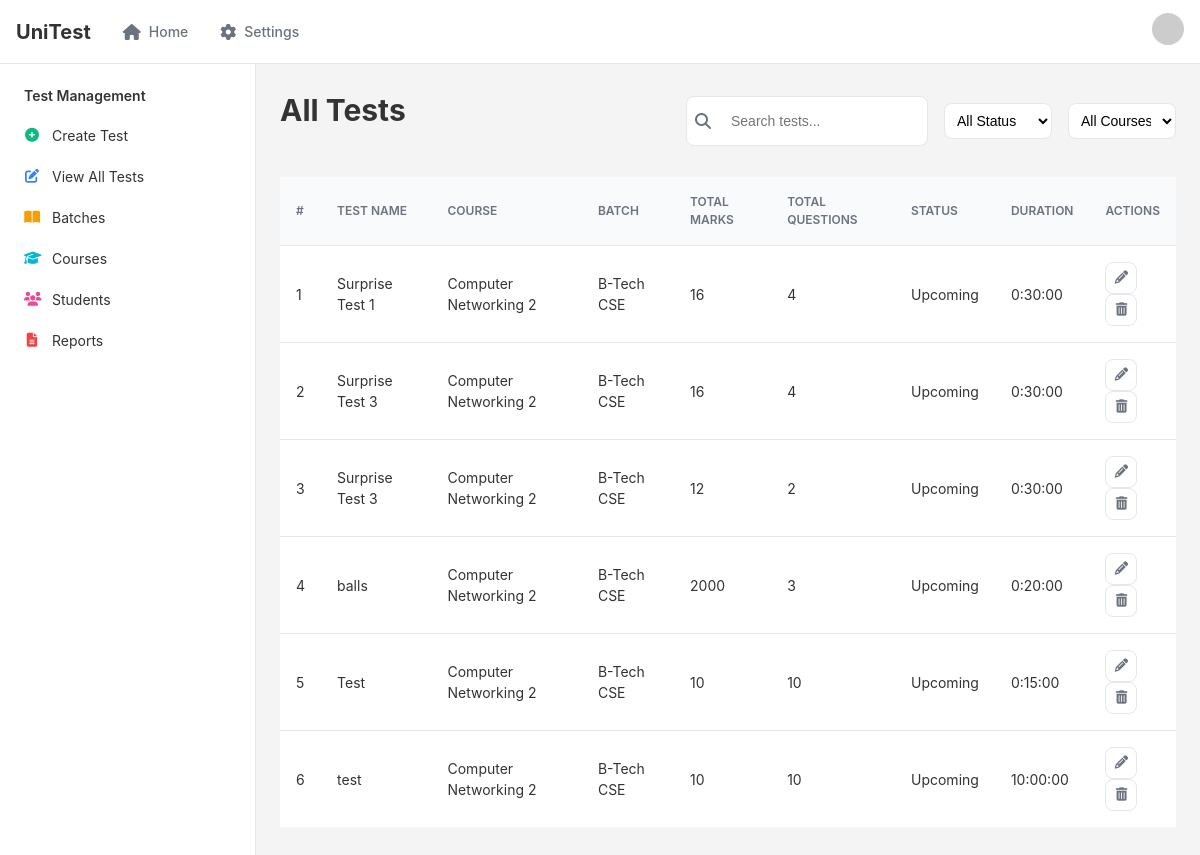
Page /tests/ (signed in) on the earlier database version.
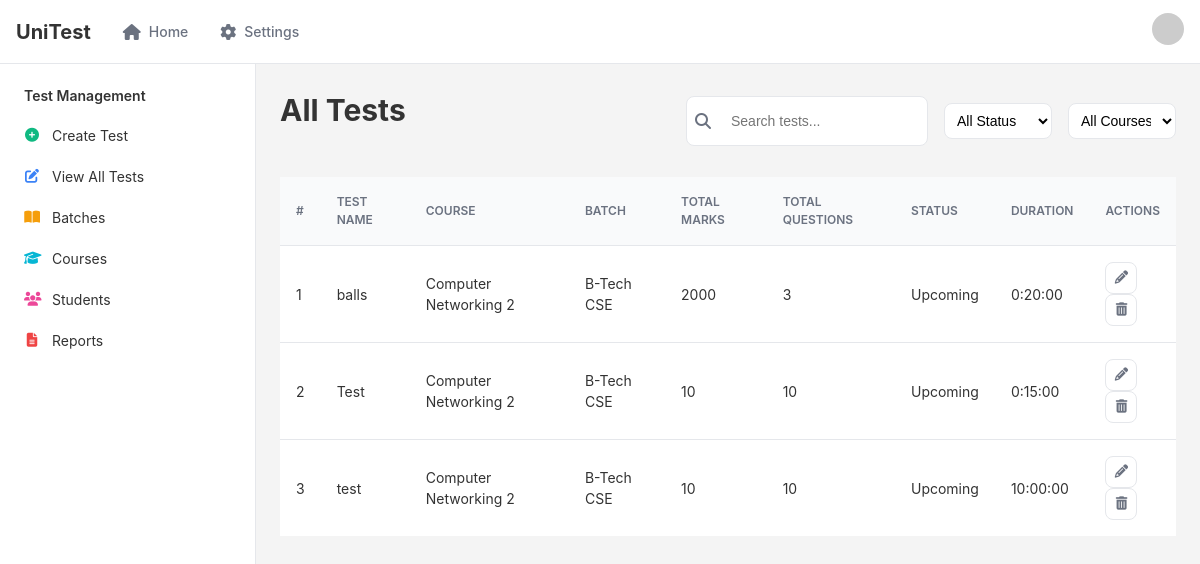
Same page on the later database version.
### base/models.py (models this page shows, shortened)
class Test(models.Model):
    name               = models.CharField(max_length=255)
    course             = models.ForeignKey(Course, on_delete=models.CASCADE, null=True, blank=True, default=None)
    batch              = models.ForeignKey(Batch, on_delete=models.CASCADE)
    total_marks        = models.IntegerField()
    total_questions    = models.IntegerField()
    duration           = models.DurationField(help_text="Test duration (hh:mm:ss)")
    is_results_visible = models.BooleanField(default=False)
    status             = models.BooleanField(default=False, help_text="False = Upcoming, True = Completed")
    user               = models.ForeignKey('auth.User', on_delete=models.CASCADE, null=True, blank=True, default=None)

class Course(models.Model):
    course_name = models.CharField(max_length=255, unique=True)
    course_code = models.CharField(max_length=255, unique=True)

class Batch(models.Model):
    batch_name    = models.CharField(max_length=255)
    batch_section = models.CharField(max_length=3)
    batch_session = models.CharField(max_length=20)
    semester      = models.IntegerField()

### base/views.py (the view)
# urls.py: path('tests/',                         views.list_tests,                    name = 'list_tests'),
@login_required
def list_tests(request):
    tests = Test.objects.all()
    return render(request, 'list_tests.html', {'tests': tests})

### templates/list_tests.html (shortened to what this page needs)
{% extends 'base.html' %} {% block title %}Test List | UniTest{% endblock %} {% block content %}
<main class="main-content">
    <div class="dashboard">
        <div class="test-list-header">
            <h1 class="dashboard-title">All Tests</h1>
            <div class="test-filters">
                <div class="search-box">
                    <i class="fas fa-search"></i>
                    <input type="text" placeholder="Search tests..." id="search-input" />
                </div>
                <select class="filter-select" id="status-filter">
                    <option value="all">All Status</option>
                </select>
                <select class="filter-select" id="course-filter">
                    <option value="all">All Courses</option>
                </select>
            </div>
        </div>
        <table class="test-table">
            <thead>
                <tr>
                    <th>#</th>
                    <th>Test Name</th>
                    <th>Course</th>
                    <th>Batch</th>
                    <th>Total Marks</th>
                    <th>Total Questions</th>
                    <th>Status</th>
                    <th>Duration</th>
                    <th>Actions</th>
                </tr>
            </thead>
            <tbody id="test-table-body">
                {% for test in tests %}
                <tr>
                    <td>{{ forloop.counter }}</td>
                    <td><a href="{% url 'view_test' test.id %}">{{ test.name }}</a></td>
                    <td>{{ test.course.course_name }}</td>
                    <td>{{ test.batch.batch_name }}</td>
                    <td>{{ test.total_marks }}</td>
                    <td>{{ test.total_questions }}</td>
                    <td>{% if test.status %} Completed {% else %} Upcoming {% endif %}</td>
                    <td>{{ test.duration }}</td>
                    <td>
                        <a href="">
                            <div class="test-card-actions">
                                <button class="action-btn edit-btn" title="Edit Test">
                                    <i class="fas fa-pencil-alt"></i>
                                </button>
                        </a>
                        <form action="{% url 'delete_test' test.id %}" method="POST" style="display: inline;">
                            <button class="action-btn delete-btn" title="Delete Test" onclick="return confirm('Are you sure you want to delete this
                            test?');">
                                <i class="fas fa-trash-alt"></i>
                            </button>
                            </div>
                        </form>
                    </td>
                </tr>
                {% endfor %}
{% endblock %}

### templates/base.html (shortened to what this page needs)
{% load static %}
<!DOCTYPE html>
<html lang="en">
<head>
    <link rel="stylesheet" href="{% static 'css/dash.css' %}">
    <link rel="stylesheet" href="{% static 'css/create.css' %}">
    <link rel="stylesheet" href="{% static 'css/batches.css' %}">
    <link rel="stylesheet" href="{% static 'css/course.css' %}">
    <link rel="stylesheet" href="{% static 'css/view_test.css' %}">
    <link rel="stylesheet" href="{% static 'css/update_batch.css' %}">
    <link rel="stylesheet" href="{% static 'css/list_test.css' %}">
    <link rel="stylesheet" href="https://cdnjs.cloudflare.com/ajax/libs/font-awesome/6.4.0/css/all.min.css">
</head>
<body>
    <div class="layout">
        <header class="top-nav">
            <div class="logo">
                <span class="logo-text">UniTest</span>
            </div>
            <nav class="main-nav">
                <a href="{% url 'homePage' %}" class="nav-link active">
                    <i class="fas fa-home"></i>
                    Home
                </a>
                <a href="/settings" class="nav-link">
                    <i class="fas fa-cog"></i>
                    Settings
                </a>
            </nav>
            <div class="user-nav">
                <div class="user-dropdown">
                    <button class="avatar-btn">
                        <img src="https://randomuser.me/api/portraits/men/1.jpg" alt="User avatar" class="avatar" />
                    </button>
                </div>
            </div>
        </header>
        <div class="content-wrapper">
            <aside class="side-nav">
                <div class="side-nav-content">
                    <div class="side-nav-group">
                        <h2 class="side-nav-title">Test Management</h2>
                        <div class="side-nav-menu">
                            <a href= "{% url 'create_test' %}" class="side-nav-link">
                                <i class="fas fa-plus-circle text-green"></i>
                                <span>Create Test</span>
                            </a>
                            <a href="{% url 'list_tests' %}" class="side-nav-link">
                                <i class="fas fa-edit text-blue"></i>
                                <span>View All Tests</span>
                            </a>
                            <a href="{% url 'batches' %}" class="side-nav-link">
                                <i class="fas fa-book-open text-yellow"></i>
                                <span>Batches</span>
                            </a>
                            <a href="/courses" class="side-nav-link">
                                <i class="fas fa-graduation-cap text-cyan"></i>
                                <span>Courses</span>
                            </a>
                            <a href="/students" class="side-nav-link">
                                <i class="fas fa-users text-pink"></i>
                                <span>Students</span>
                            </a>
                            <a href="/reports" class="side-nav-link">
                                <i class="fas fa-file-alt text-red"></i>
                                <span>Reports</span>
                            </a>
                        </div>
                    </div>
                </div>
            </aside>
    {% block content %}
    {% endblock %}
</body>
</html>

### static/css/dash.css (style rules this page uses)
:root { --primary: #0070f3; --primary-hover: #0060df; --background: #ffffff; --foreground: #000000; --muted: #6b7280; --muted-foreground: #6b7280; --border: #e5e7eb; --input: #e5e7eb; --ring: #e5e7eb; --radius: 0.5rem; --green: #10b981; --blue: #3b82f6; --orange: #f59e0b; --purple: #8b5cf6; --yellow: #f59e0b; --pink: #ec4899; --cyan: #06b6d4; --red: #ef4444; }
* { box-sizing: border-box; margin: 0; padding: 0; }
body { font-family: -apple-system, BlinkMacSystemFont, 'Segoe UI', Roboto, 'Helvetica Neue', Arial, sans-serif; background-color: #f9fafb; color: var(--foreground); line-height: 1.5; height: 100vh; }
a { text-decoration: none; color: inherit; }
.layout { display: flex; flex-direction: column; min-height: 100vh; }
.content-wrapper { display: flex; flex: 1; }
.top-nav { display: flex; align-items: center; height: 4rem; padding: 0 1rem; background-color: white; border-bottom: 1px solid var(--border); position: sticky; top: 0; z-index: 10; }
.logo { display: flex; align-items: center; gap: 0.5rem; }
.logo-text { font-size: 1.25rem; font-weight: 700; }
.main-nav { display: flex; align-items: center; margin-left: 1.5rem; gap: 1rem; }
.nav-link { display: flex; align-items: center; gap: 0.5rem; padding: 0.5rem; font-size: 0.875rem; font-weight: 500; color: var(--muted-foreground); transition: color 0.2s; }
.nav-link i { font-size: 1rem; }
.user-nav { margin-left: auto; display: flex; align-items: center; gap: 1rem; }
.avatar-btn { width: 2rem; height: 2rem; border-radius: 9999px; overflow: hidden; cursor: pointer; border: none; background: none; padding: 0; }
.avatar { width: 100%; height: 100%; object-fit: cover; }
.user-dropdown { position: relative; }
.side-nav { width: 16rem; border-right: 1px solid var(--border); background-color: white; overflow-y: auto; }
.side-nav-content { padding: 1rem 0; }
.side-nav-group { padding: 0.5rem 1rem; }
.side-nav-title { font-size: 0.875rem; font-weight: 600; margin-bottom: 0.75rem; padding: 0 0.5rem; }
.side-nav-menu { display: flex; flex-direction: column; gap: 0.25rem; }
.side-nav-link { display: flex; align-items: center; gap: 0.75rem; padding: 0.5rem; border-radius: var(--radius); font-size: 0.875rem; transition: background-color 0.2s; }
.side-nav-link i { width: 1rem; text-align: center; }
.text-green { color: var(--green); }
.text-blue { color: var(--blue); }
.text-yellow { color: var(--yellow); }
.text-pink { color: var(--pink); }
.text-cyan { color: var(--cyan); }
.text-red { color: var(--red); }
.main-content { flex: 1; overflow-y: auto; }
.dashboard { padding: 1.5rem; max-width: 1200px; margin: 0 auto; }
.dashboard-title { font-size: 1.875rem; font-weight: 700; }

### static/css/create.css (style rules this page uses)
:root { --primary: #0070f3; --primary-hover: #0060df; --background: #ffffff; --foreground: #000000; --muted: #6b7280; --muted-foreground: #6b7280; --border: #e5e7eb; --input: #e5e7eb; --ring: #e5e7eb; --radius: 0.5rem; --error: #ef4444; }
* { box-sizing: border-box; margin: 0; padding: 0; }
body { font-family: -apple-system, BlinkMacSystemFont, 'Segoe UI', Roboto, 'Helvetica Neue', Arial, sans-serif; background-color: #f9fafb; color: var(--foreground); line-height: 1.5; }
h2 { font-size: 1.875rem; font-weight: 700; line-height: 1.2; margin-bottom: 0.5rem; }
input, select, textarea { width: 100%; padding: 0.5rem; border: 1px solid var(--input); border-radius: var(--radius); font-size: 0.875rem; background-color: var(--background); }

### static/css/course.css (style rules this page uses)
:root { --primary-color: #0070f3; --background-color: #f0f0f0; --card-background: #ffffff; --text-color: #333333; --muted-color: #666666; --border-color: #e0e0e0; }
body { font-family: -apple-system, BlinkMacSystemFont, "Segoe UI", Roboto, "Helvetica Neue", Arial, sans-serif; line-height: 1.6; color: var(--text-color); background-color: var(--background-color); margin: 0; padding: 0; }
h1, h2, h3 { margin-top: 0; }
input[type="text"], input[type="number"], textarea { width: 100%; padding: 0.5rem; border: 1px solid var(--border-color); border-radius: 4px; font-size: 1rem; }

### static/css/view_test.css (style rules this page uses)
:root { --primary-color: #0070f3; --background-color: #f0f0f0; --card-background: #ffffff; --text-color: #333333; --muted-color: #666666; --border-color: #e0e0e0; --success-color: #28a745; --warning-color: #ffc107; }
body { font-family: -apple-system, BlinkMacSystemFont, 'Segoe UI', Roboto, 'Helvetica Neue', Arial, sans-serif; line-height: 1.6; color: var(--text-color); background-color: var(--background-color); margin: 0; padding: 0; }
h1, h2, h3 { margin-top: 0; }

Differences in the rows shown:
removed Test: name "Surprise Test 1", course.course_name "Computer Networking 2", batch.batch_name "B-Tech CSE", total_marks "16", total_questions "4", status "Upcoming", duration "0:30:00"
removed Test: name "Surprise Test 3", course.course_name "Computer Networking 2", batch.batch_name "B-Tech CSE", total_marks "16", total_questions "4", status "Upcoming", duration "0:30:00"
removed Test: name "Surprise Test 3", course.course_name "Computer Networking 2", batch.batch_name "B-Tech CSE", total_marks "12", total_questions "2", status "Upcoming", duration "0:30:00"
